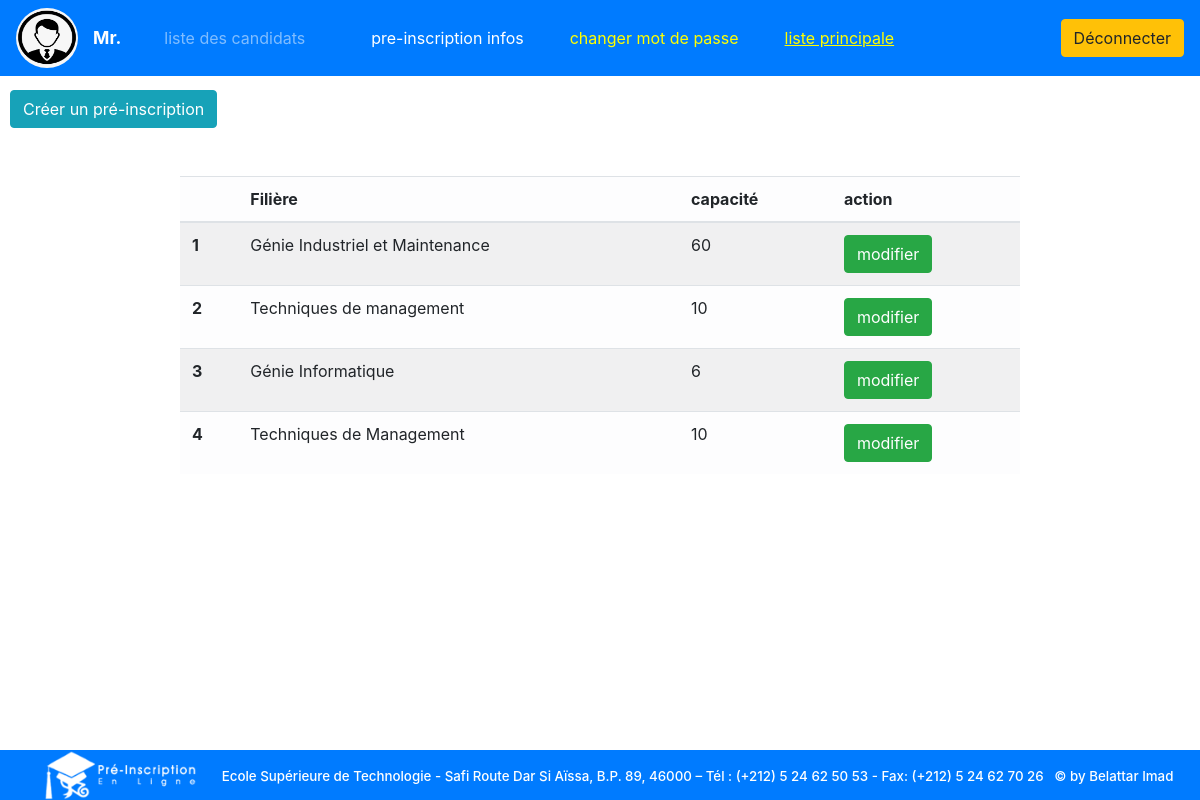
Page /projetPHP/admin/preinscription-infos.php (signed in) on the committed database.
### tables this page shows
CREATE TABLE `departements` (
  `id` int(11) NOT NULL,
  `filiere` varchar(250) NOT NULL,
  `max_etudiants` int(10) DEFAULT 80,
  `adminId` int(11) DEFAULT NULL
);

### projetPHP/includes/functions.php (called while the page is built, shortened)
<?php
function select_query($table, $columns, $condition)
{
    global $conn;
    if ($condition == 0) {
        $sql = "select $columns from $table";
    } else {
        $sql = "select $columns from $table where $condition";
    }
    $result = mysqli_query($conn, $sql);
    return $result;
}
?>

### projetPHP/admin/preinscription-infos.php (the view, shortened to what this page needs)
<?php
if (!isset($_SESSION['email'])) {
    $_SESSION['admin'] = 'admin';
    header('location: ../logout.php');
} else {
include('../includes/functions.php');
?>
<!DOCTYPE html>
<html lang="en">
<head>
    <link rel="stylesheet" href="https://cdn.jsdelivr.net/npm/bootstrap@4.0.0/dist/css/bootstrap.min.css">
</head>
<body>
    <div class="nav-div">
        <nav class="navbar navbar-expand-sm bg-primary navbar-dark position-fixed">
            <img class="estLogo" id="estImg" src="../img/admin.png" onclick="window.location.href='admin-candidats.php'" height="60" width="62" alt="img">
            <b class="font-weight-bold full-name">Mr. <?= $_SESSION['prenom'] . ' ' . $_SESSION['nom'] ?></b>
            <div class="collapse navbar-collapse" id="navbarSupportedContent">
                <ul class="navbar-nav mr-auto navlist">
                    <li class="nav-item"><a class="nav-link n1" href="admin-candidats.php">liste des candidats</a> </li>
                    <li class="nav-item"><a class="nav-link n2" href="preinscription-infos.php">pre-inscription infos</a> </li>
                    <li class="nav-item"><a class="nav-link n33" href="#" data-toggle="modal" data-target="#change_password_modal"> changer mot de passe</a> </li>
                    <li class="nav-item"><a class="nav-link n3" data-toggle="modal" data-target="#change_academic3_modal" href="#"><u>liste principale</a> </u></li>
                </ul>
            </div>
            <button class="btn btn-warning logout" onclick="window.location.href='../logout.php'">Déconnecter</button>
        </nav>
        <button class="btn btn-info insc" data-toggle="modal" data-target="#change_academic_modal">Créer un pré-inscription</button>
    </div>
    <table class="table table-striped table-light table-hover">
        <thead>
            <tr>
                <th scope="col"></th>
                <th scope="col">Filière</th>
                <th scope="col">capacité</th>
                <th scope="col">action</th>
            </tr>
        </thead>
        <tbody>
            <?php
            $ress = select_query('departements', 'id,filiere,max_etudiants', 0);
            $num = 0;
            while ($roww = mysqli_fetch_array($ress)) {
                $num++;
            ?>
                <tr id="<?= $roww["id"] ?>">
                    <th scope="row"><?= $num ?></th>
                    <td><?= $roww['filiere'] ?></td>
                    <td><?= $roww['max_etudiants'] ?></td>
                    <td> <button class="btn btn-success" data-toggle="modal" data-target="#change_academic2_modal" onclick="modifier_fill('<?= $roww[0] ?>' )">modifier</button></td>
                </tr>
            <?php
            }
            ?>
        </tbody>
    </table>
</body>
<footer class="footer bg-primary">
    <img src="../includes/logo-footer.png" alt="pré-inscription EST Safi" height="50px">
    <h6> Ecole Supérieure de Technologie - Safi
        Route Dar Si Aïssa, B.P. 89, 46000 – Tél : (+212) 5 24 62 50 53 - Fax: (+212) 5 24 62 70 26 &nbsp; &copy; by Belattar Imad</h6>
</footer>
</html>
<?php } ?>

### projetPHP/admin/preinscription-infos.php (style rules this page uses)
.insc { position: fixed; top: 90px; left: 10px; }
.position-fixed { position: relative !important; }
.nav-div nav { width: 100%; }
.n33 { margin-left: 30px; color: yellow !important; }
.n3 { margin-left: 30px; color: yellow !important; }
.table { margin: auto; margin-top: 100px; width: 70%; }
.estLogo { border-radius: 50%; transition: .5s; }
.n1 { margin-right: 50px; }
.navlist { margin-left: 35px; }
.full-name { font-size: 110%; color: white; margin: 0; margin-left: 15px; }
.footer { position: fixed; bottom: 0; width: 100%; display: flex; z-index: 99999; }
footer h6 { margin-top: 18px; margin-left: 15px; font-size: smaller; color: white; }
footer img { margin-left: 40px; }

### rows in the picture
departements: filiere "Génie Industriel et Maintenance", max_etudiants "60"
departements: filiere "Techniques de management", max_etudiants "10"
departements: filiere "Génie Informatique", max_etudiants "6"
departements: filiere "Techniques de Management", max_etudiants "10"
